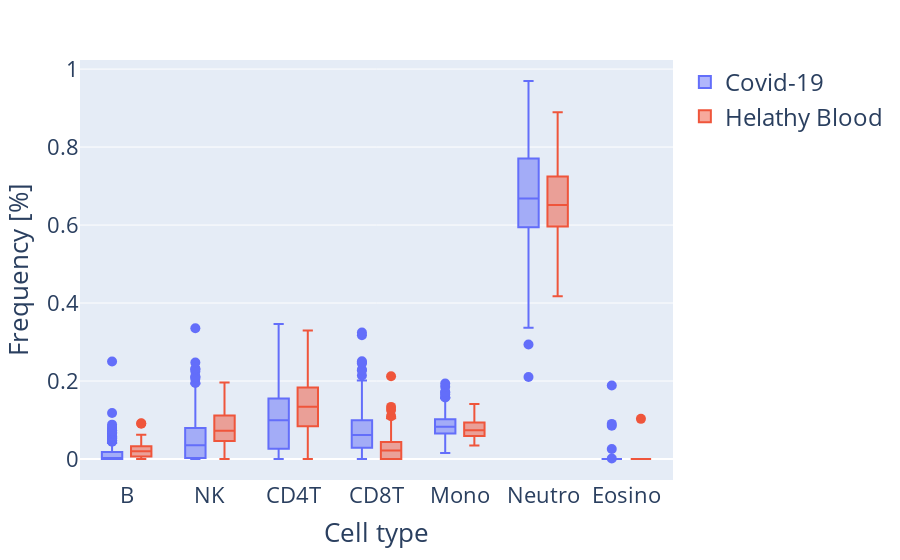

Source (notebook cell):
### Code cell
fig = px.box(spain_cf, color="Sample_Group", labels={"variable": "Cell type",
                                        "value": "Frequency [%]"})

fig.update_layout(legend = dict(font = dict(size=24), title=""), font=dict(size=22))
fig.update_traces(marker=dict(size=10))

fig.write_image("../Plots/CF_before_CFC.jpg")
fig.show()

### Figure 1 — Plotly figure (JSON) as saved in the notebook; plotly's stock layout.template omitted (floating-point values rounded to 4 significant figures; data arrays with more than 128 entries replaced by an {"elided": "..."} marker saying what was removed)
{"data": [{"alignmentgroup": "True", "hovertemplate": "Sample_Group=Covid-19<br>Cell type=%{x}<br>Frequency [%]=%{y}<extra></extra>", "legendgroup": "Covid-19", "marker": {"color": "#636efa", "size": 10}, "name": "Covid-19", "notched": false, "offsetgroup": "Covid-19", "orientation": "v", "showlegend": true, "type": "box", "x": {"elided": "2849 str values"}, "x0": " ", "xaxis": "x", "y": {"elided": "2849 float values"}, "y0": " ", "yaxis": "y"}, {"alignmentgroup": "True", "hovertemplate": "Sample_Group=Helathy Blood<br>Cell type=%{x}<br>Frequency [%]=%{y}<extra></extra>", "legendgroup": "Helathy Blood", "marker": {"color": "#EF553B", "size": 10}, "name": "Helathy Blood", "notched": false, "offsetgroup": "Helathy Blood", "orientation": "v", "showlegend": true, "type": "box", "x": {"elided": "581 str values"}, "x0": " ", "xaxis": "x", "y": {"elided": "581 float values"}, "y0": " ", "yaxis": "y"}], "layout": {"autosize": true, "boxmode": "group", "font": {"size": 22}, "legend": {"font": {"size": 24}, "title": {"text": ""}, "tracegroupgap": 0}, "margin": {"t": 60}, "xaxis": {"anchor": "y", "autorange": true, "domain": [0, 1], "range": [-0.5308, 6.531], "title": {"text": "Cell type"}, "type": "category"}, "yaxis": {"anchor": "x", "autorange": true, "domain": [0, 1], "range": [-0.05386, 1.023], "title": {"text": "Frequency [%]"}, "type": "linear"}}}
